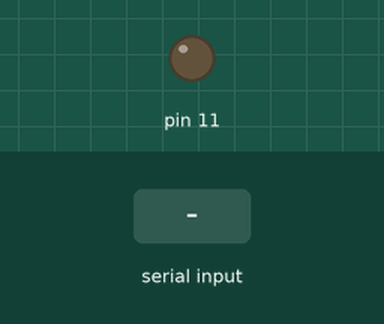
Simulated run of this sketch. Board: Arduino Uno, built with avr-gcc and run on an emulated ATmega328P. Shown: output pins drawn as LEDs (lit = HIGH). Inputs (shaded band) come from the test bench.

Above: at 1.2 s.
1.3 s: "1" received over the second serial link
At 2.3 s:
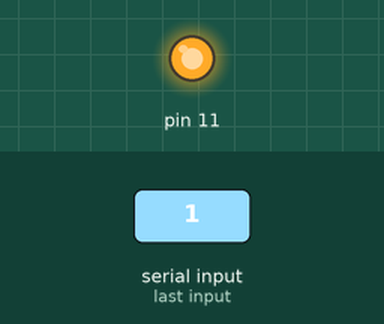
2.8 s: "0" received over the second serial link
At 3.4 s:
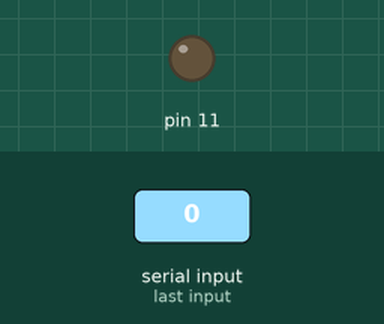
Timing chart, 0 to 5.8 s (numbered marks = the images above; inputs shaded):
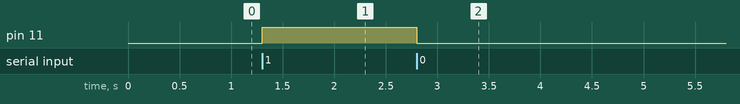

The sketch:

Task4.ino
```cpp
#include "SoftwareSerial.h"

SoftwareSerial mySerial(4, 5);
int val = 0;

void setup() {
  // put your setup code here, to run once:
  pinMode(11, OUTPUT);
  mySerial.begin(9600);
}

void loop() {
  // put your main code here, to run repeatedly:
  val = mySerial.read();
  if (val == '1') {
    digitalWrite(11, HIGH);
  }
  else if (val == '0') {
    digitalWrite(11, LOW);
  }
}

/** Task
 * 1. done
 * 2. done
 * 3. done
 */
```

Measured:
- after the input at 1.3 s, pin 11: LOW → HIGH at once
- after the input at 2.8 s, pin 11: HIGH → LOW at once
